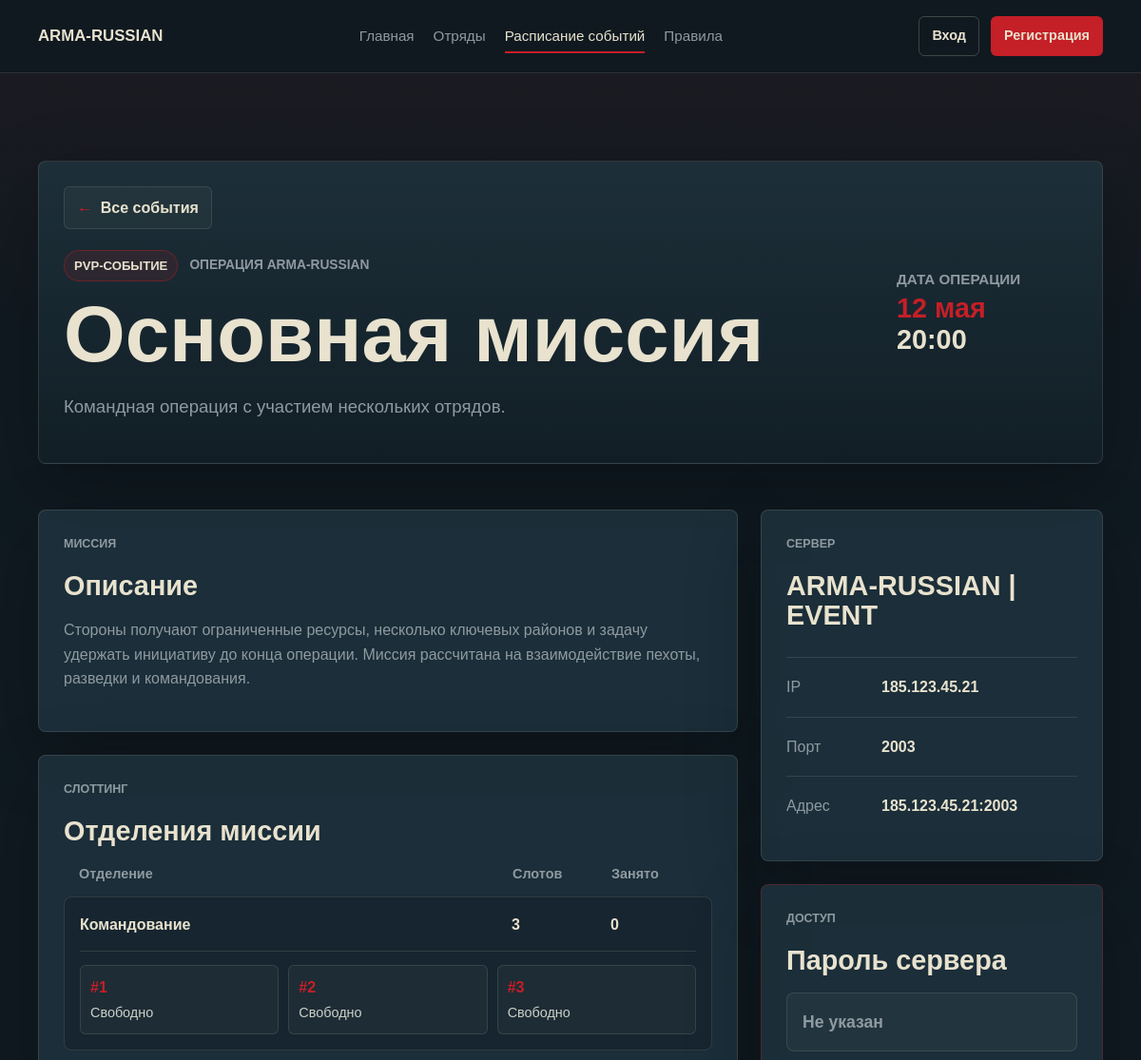
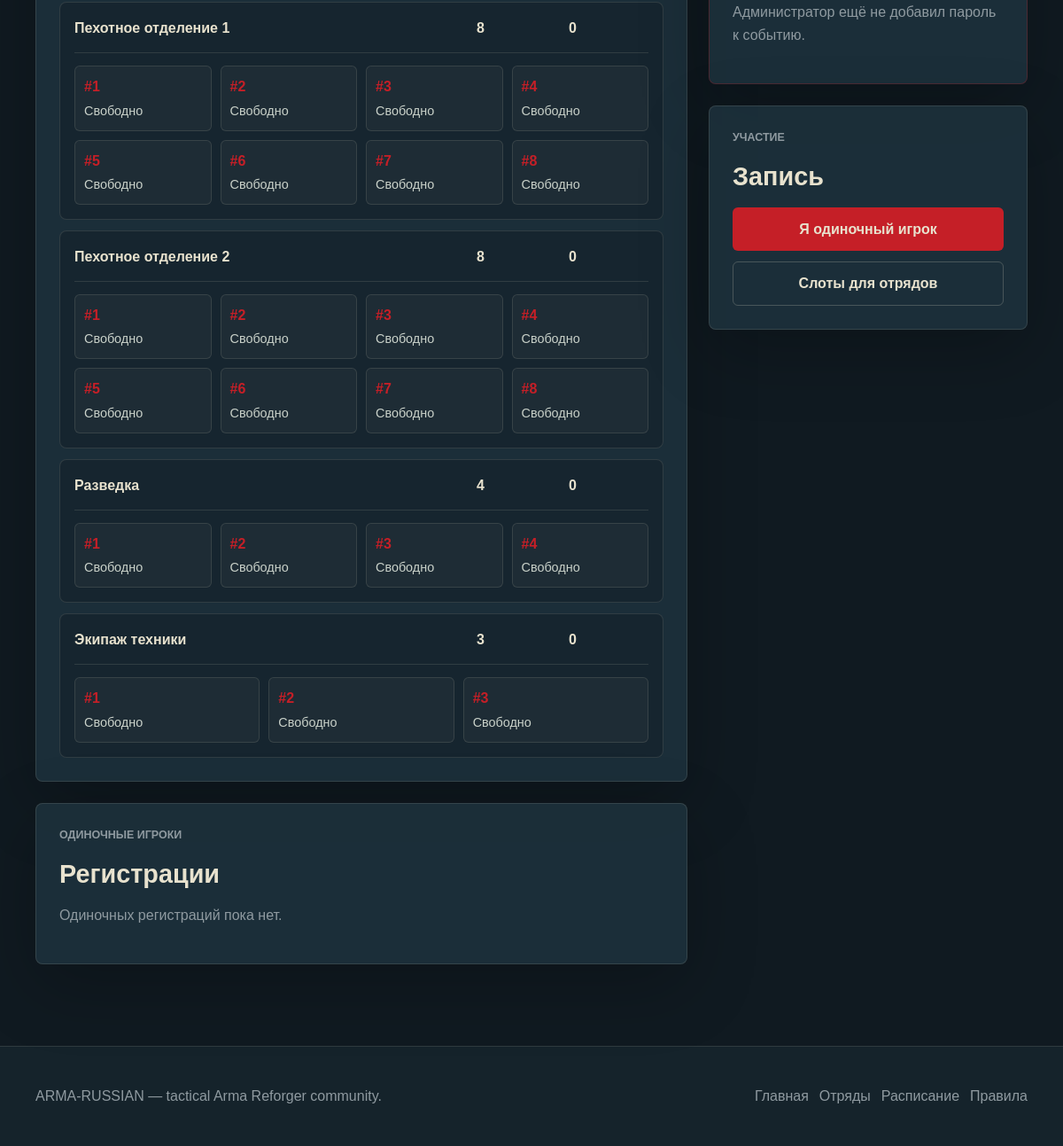
/events/main-mission/, run on the app's committed database (2 pictures, top to bottom).
### main/models.py (models this page shows, shortened)
class Event(models.Model):
    title = models.CharField('Название события', max_length=160)
    slug = models.SlugField('URL', max_length=180, unique=True, allow_unicode=True)
    date_label = models.CharField('Дата', max_length=60)
    time_label = models.CharField('Время', max_length=40)
    starts_at_unix = models.PositiveBigIntegerField(
        'Unix время события',
        null=True,
        blank=True,
        help_text='Unix timestamp в секундах. На сайте дата и время будут показаны в часовом поясе пользователя.',
    )
    event_type = models.CharField('Тип события', max_length=80)
    short_description = models.TextField('Краткое описание')
    mission_description = models.TextField('Описание миссии')
    server_name = models.CharField('Название сервера', max_length=160)
    server_ip = models.GenericIPAddressField('IP сервера')
    server_port = models.PositiveIntegerField('Порт сервера')
    server_password = models.CharField('Пароль сервера', max_length=120, blank=True)
    password_visible_to_squads = models.BooleanField('Пароль виден отрядам', default=True)
    password_visible_to_solo = models.BooleanField('Пароль виден одиночным игрокам', default=False)
    max_solo_players = models.PositiveIntegerField('Слотов для одиночных игроков', default=20)
    solo_registration_open = models.BooleanField('Запись одиночных игроков открыта', default=False)
    squad_slotting_open = models.BooleanField('Слоттинг отрядов открыт', default=False)
    created_at = models.DateTimeField('Дата создания', auto_now_add=True)
    class Meta:
        ordering = ['created_at']
        verbose_name = 'Событие'
        verbose_name_plural = 'События'
    @property
    def server_address(self):
        return f'{self.server_ip}:{self.server_port}'

class EventSlotDepartment(models.Model):
    event = models.ForeignKey(Event, verbose_name='Событие', on_delete=models.CASCADE, related_name='slot_departments')
    name = models.CharField('Название отделения', max_length=120)
    total_slots = models.PositiveIntegerField('Количество слотов')
    order = models.PositiveIntegerField('Порядок', default=0)
    class Meta:
        ordering = ['order', 'name']
        verbose_name = 'Отделение миссии'
        verbose_name_plural = 'Отделения миссии'
    @property
    def slot_numbers(self):
        return range(1, self.total_slots + 1)

### main/views.py (the view, shortened to what this page needs)
# urls.py: path('events/<str:slug>/', views.event_detail, name='event_detail'),
def event_detail(request, slug):
    ensure_default_events()
    event = get_object_or_404(Event, slug=slug)
    manageable_squads = manageable_squads_for_user(request.user)
    slot_squad = manageable_squads.first()
    managed_slot_assignments = EventSlotAssignment.objects.none()
    if slot_squad:
        managed_slot_assignments = EventSlotAssignment.objects.filter(
            department__event=event,
            squad=slot_squad,
        ).select_related('department', 'squad')
    squad_slot_form = EventConcreteSlotForm(
        event=event,
        user=request.user,
        manageable_squads=manageable_squads,
    )
    open_modal = request.GET.get('modal', '')
    user_solo_registration = (
        event.solo_registrations.filter(user=request.user).first()
        if request.user.is_authenticated
        else None
    )
    can_view_event_password = bool(
        event.server_password
        and request.user.is_authenticated
        and (
            request.user.is_staff
            or request.user.is_superuser
            or (event.password_visible_to_squads and user_has_squad(request.user))
            or (event.password_visible_to_solo and user_solo_registration)
        )
    )
    return render(
        request,
        'main/event_detail.html',
        {
            'event': event,
            'squad_slot_form': squad_slot_form,
            'solo_registrations': event.solo_registrations.select_related('user'),
            'slot_departments': build_event_slot_table(event, manageable_squads),
            'manageable_squads': manageable_squads,
            'slot_squad': slot_squad,
            'managed_slot_assignments': managed_slot_assignments,
            'user_solo_registration': user_solo_registration,
            'can_view_event_password': can_view_event_password,
            'open_modal': open_modal,
            'active_page': 'events',
        },
    )

### main/forms.py (called while the page is built)
    def apply_styles(self):
        for field in self.fields.values():
            classes = field.widget.attrs.get('class', '')
            field.widget.attrs['class'] = f'{classes} {self.field_class}'.strip()

### main/views.py (called while the page is built)
def ensure_default_events():
    for event_data in DEFAULT_EVENTS:
        event, _ = Event.objects.get_or_create(slug=event_data['slug'], defaults=event_data)
        if not event.slot_departments.exists():
            for department_data in DEFAULT_SLOT_DEPARTMENTS:
                EventSlotDepartment.objects.create(event=event, **department_data)

def manageable_squads_for_user(user):
    if not user.is_authenticated:
        return Squad.objects.none()
    return Squad.objects.filter(
        members__user=user,
        members__role__in=[SquadMembership.ROLE_COMMANDER, SquadMembership.ROLE_DEPUTY],
    ).distinct()

def can_cancel_slot_assignment(user, assignment, manageable_squads):
    if assignment is None:
        return False
    return manageable_squads.filter(id=assignment.squad_id).exists()

### templates/main/event_detail.html (shortened to what this page needs)
{% extends 'base.html' %}
{% block content %}
<section class="section page-hero event-hero-section">
    <div class="container event-hero-panel">
        <div class="event-hero-main">
            <a class="back-link" href="{% url 'events' %}">
                <span aria-hidden="true">&larr;</span>
                Все события
            </a>
            <div class="event-hero-kicker">
                <span class="badge">{{ event.event_type }}</span>
                <span>Операция ARMA-RUSSIAN</span>
            </div>
            <h1>{{ event.title }}</h1>
            <p class="lead">{{ event.short_description }}</p>
        </div>
        <div class="event-hero-aside">
            <div class="event-hero-date" data-event-time="{{ event.starts_at_unix|default:'' }}">
                <span>Дата операции</span>
                <strong data-event-date>{{ event.date_label }}</strong>
                <em data-event-clock>{{ event.time_label }}</em>
            </div>
        </div>
    </div>
</section>
<section class="section section-tight">
    <div class="container mission-layout">
        <div class="mission-main">
            <article class="card detail-card">
                <p class="eyebrow">Миссия</p>
                <h2>Описание</h2>
                <p>{{ event.mission_description }}</p>
            </article>
            <article class="card detail-card">
                <p class="eyebrow">Слоттинг</p>
                <h2>Отделения миссии</h2>
                {% if slot_departments %}
                    <div class="slotting-table">
                        <div class="slotting-head">
                            <span>Отделение</span>
                            <span>Слотов</span>
                            <span>Занято</span>
                        </div>
                        {% for row in slot_departments %}
                            <section class="slotting-row">
                                <div class="slotting-summary">
                                    <strong>{{ row.department.name }}</strong>
                                    <span>{{ row.total_slots }}</span>
                                    <span>{{ row.occupied_slots }}</span>
                                </div>
                                <div class="slot-chip-list">
                                    {% for slot in row.slots %}
                                        <div class="slot-chip {% if slot.assignment %}is-occupied{% endif %}">
                                            <span>#{{ slot.number }}</span>
                                            {% if slot.assignment %}
                                                <strong>{{ slot.assignment.squad.name }}</strong>
                                            {% else %}
                                                <em>Свободно</em>
                                            {% endif %}
                                        </div>
                                    {% endfor %}
                                </div>
                            </section>
                        {% endfor %}
                    </div>
                {% else %}
                    <p class="muted">Отделения для миссии пока не настроены.</p>
                {% endif %}
            </article>
            <article class="card detail-card">
                <p class="eyebrow">Одиночные игроки</p>
                <h2>Регистрации</h2>
                {% if solo_registrations %}
                    <div class="slot-list">
                        {% for registration in solo_registrations %}
                            <div class="slot-row">
                                <div>
                                    <strong>{{ registration.player_name }}</strong>
                                </div>
                                <div class="slot-count">{{ registration.created_at|date:"d.m.Y" }}</div>
                            </div>
                        {% endfor %}
                    </div>
                {% else %}
                    <p class="muted">Одиночных регистраций пока нет.</p>
                {% endif %}
            </article>
        </div>
        <aside class="mission-side">
            <article class="card detail-card">
                <p class="eyebrow">Сервер</p>
                <h2>{{ event.server_name }}</h2>
                <dl class="detail-list compact-detail-list">
                    <div>
                        <dt>IP</dt>
                        <dd>{{ event.server_ip }}</dd>
                    </div>
                    <div>
                        <dt>Порт</dt>
                        <dd>{{ event.server_port }}</dd>
                    </div>
                    <div>
                        <dt>Адрес</dt>
                        <dd>{{ event.server_address }}</dd>
                    </div>
                </dl>
            </article>
            <article class="card detail-card password-card">
                <p class="eyebrow">Доступ</p>
                <h2>Пароль сервера</h2>
                {% if can_view_event_password %}
                    <div class="password-value">{{ event.server_password }}</div>
                    <p class="muted">Пароль доступен вашему типу участия.</p>
                {% elif event.server_password %}
                    <div class="password-value is-hidden">Скрыт</div>
                    <p class="muted">Пароль будет открыт администрацией для вашего типа участия.</p>
                {% else %}
                    <div class="password-value is-hidden">Не указан</div>
                    <p class="muted">Администратор ещё не добавил пароль к событию.</p>
                {% endif %}
            </article>
            <article class="card detail-card">
                <p class="eyebrow">Участие</p>
                <h2>Запись</h2>
                <div class="event-actions">
                    {% if user_solo_registration %}
                        <form method="post">
                            {% csrf_token %}
                            <input type="hidden" name="action" value="cancel_solo_registration">
                            <button class="btn btn-outline" type="submit">Отменить запись</button>
                        </form>
                    {% elif event.solo_registration_open %}
                        <button class="btn btn-primary" type="button" data-modal-open="solo-registration-modal">Я одиночный игрок</button>
                    {% else %}
                        <button class="btn btn-outline is-disabled" type="button" disabled>Одиночная запись закрыта</button>
                    {% endif %}
                    {% if event.squad_slotting_open or managed_slot_assignments %}
                        <button class="btn btn-outline" type="button" data-modal-open="squad-slot-modal">Слоты для отрядов</button>
                    {% else %}
                        <button class="btn btn-outline is-disabled" type="button" disabled>Слоты для отрядов закрыты</button>
                    {% endif %}
                </div>
            </article>
        </aside>
    </div>
</section>
{% endblock %}

### templates/base.html (shortened to what this page needs)
{% load static %}
<!DOCTYPE html>
<html lang="ru">
<head>
    <link rel="stylesheet" href="{% static 'main/css/styles.css' %}">
</head>
<body>
    <header class="site-header">
        <nav class="navbar container" aria-label="Основная навигация">
            <a class="brand" href="{% url 'home' %}">ARMA-RUSSIAN</a>
            <div class="nav-menu" id="main-menu">
                <div class="nav-links">
                    <a class="nav-link {% if active_page == 'home' %}is-active{% endif %}" href="{% url 'home' %}">Главная</a>
                    <a class="nav-link {% if active_page == 'squads' %}is-active{% endif %}" href="{% url 'squads' %}">Отряды</a>
                    <a class="nav-link {% if active_page == 'events' %}is-active{% endif %}" href="{% url 'events' %}">Расписание событий</a>
                    <a class="nav-link {% if active_page == 'rules' %}is-active{% endif %}" href="{% url 'rules' %}">Правила</a>
                </div>
                <div class="auth-links">
                    {% if user.is_authenticated %}
                        <a class="user-name {% if active_page == 'profile' %}is-active{% endif %}" href="{% url 'profile' %}">{{ user.username }}</a>
                    {% else %}
                        <a class="btn btn-outline btn-small {% if active_page == 'login' %}is-active{% endif %}" href="{% url 'login' %}">Вход</a>
                        <a class="btn btn-primary btn-small {% if active_page == 'register' %}is-active{% endif %}" href="{% url 'register' %}">Регистрация</a>
                    {% endif %}
                </div>
            </div>
        </nav>
    </header>
    <main>
        {% block content %}{% endblock %}
    </main>
    <footer class="site-footer">
        <div class="container footer-inner">
            <p>ARMA-RUSSIAN — tactical Arma Reforger community.</p>
            <div class="footer-links">
                <a href="{% url 'home' %}">Главная</a>
                <a href="{% url 'squads' %}">Отряды</a>
                <a href="{% url 'events' %}">Расписание</a>
                <a href="{% url 'rules' %}">Правила</a>
            </div>
        </div>
    </footer>
</body>
</html>

### data on the page
Event: event_type "PVP-СОБЫТИЕ", title "Основная миссия", short_description "Командная операция с участием нескольких отрядов.", date_label "12 мая", time_label "20:00", mission_description "Стороны получают ограниченные ресурсы, несколько ключевых районов и задачу удержать инициативу до конца операции. Миссия рассчитана на взаимодействие пехоты, разведки и командования.", server_name "ARMA-RUSSIAN | EVENT", server_ip "185.123.45.21", server_port "2003", server_address "185.123.45.21:2003"
EventSlotDepartment: department.name "Командование", total_slots "3", occupied_slots "0", number "1" "2" "3"
EventSlotDepartment: department.name "Пехотное отделение 1", total_slots "8", occupied_slots "0", number "1" "2" "3" "4" "5" "6" "7" "8"
EventSlotDepartment: department.name "Пехотное отделение 2", total_slots "8", occupied_slots "0", number "1" "2" "3" "4" "5" "6" "7" "8"
EventSlotDepartment: department.name "Разведка", total_slots "4", occupied_slots "0", number "1" "2" "3" "4"
EventSlotDepartment: department.name "Экипаж техники", total_slots "3", occupied_slots "0", number "1" "2" "3"
